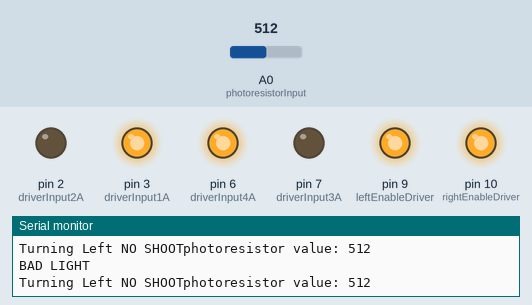
Simulated run of this sketch. Board: Arduino Uno, built with avr-gcc and run on an emulated ATmega328P. Shown: output pins drawn as LEDs (lit = HIGH), the last lines printed to the serial monitor. The inputs (shaded band) are chosen by the test bench; at power-on: A0 (photoresistorInput) = 512. Pins used as bus, display or sensor lines are not drawn.

Above: at 1.2 s.
1.3 s: A0 (photoresistorInput) set to 735
4.3 s: A0 (photoresistorInput) set to 763
At 4.8 s:
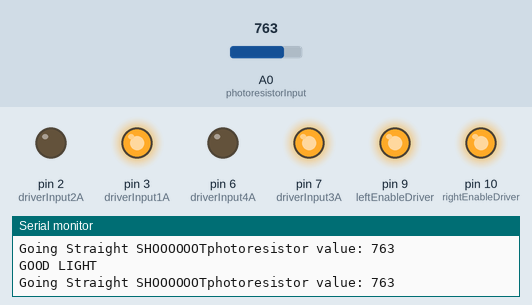
Timing chart, 0 to 7.3 s (numbered marks = the images above; inputs shaded):
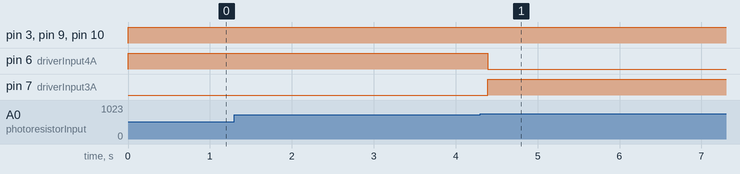

The sketch:

snaprover_test3.ino
```cpp
//L293 information sheet
//http://www.ti.com/lit/ds/symlink/l293d.pdf

//This version adds a disc launcher to pin11.
//In order to hook it up correctly, the Signal contact (second from right on the disc launcher)
//needs to be plugged into pin11 on the Arduino. The negative contact on the disc launcher must
//be connected to ground on the Arduino, and also to the negative contact on the snap rover. The
//postive contact on the snap rover (second from left) needs to be connected to the positive
//contact on the snap rover (+ 9v)

//disc-launcher pin
    const int discLauncherDriver = 11;

//motor IC chip-related pins
  //side L
    const int leftEnableDriver = 9;  //enableDriver12EN
    const int driverInput1A = 3;
    const int driverInput2A = 2;
    //const int driverOutput1Y = pin 3 on IC, goes to motor
    //const int driverOutput2Y = pin 6 on Ic, goes to motor
    int leftMotorEnabled = 1;
    int leftMotorDirection = 0;
    int leftMotorSpeed = 255;
  //side R
    const int rightEnableDriver = 10;  //enableDriver34EN
    const int driverInput3A = 7;
    const int driverInput4A = 6;
    //const int driverOutput3Y = pin 11 on IC, goes to motor
    //const int driverOutput4Y = pin 14 on IC, goes to motor
    int rightMotorEnabled = 1;
    int rightMotorDirection = 0;
    int rightMotorSpeed = 255;
//push button pins
  const int onOffButton = 5;
  int onOffState = 0;
  int previousOnOffState = 0;
  const int secondaryButton = 4;
//photoresistor input
  const int photoresistorInput = A0;
  int photoresistorValue = 0;
  int turnThreshold = 750;   //adjust for how bright is the threshold for turning

void setup() {
  Serial.begin(9600);
  pinMode(secondaryButton, INPUT);
  pinMode(onOffButton, INPUT);
  pinMode(driverInput1A, OUTPUT);
  pinMode(driverInput2A, OUTPUT);
  pinMode(driverInput3A, OUTPUT);
  pinMode(driverInput4A, OUTPUT);
  pinMode(discLauncherDriver, OUTPUT);

  digitalWrite(leftEnableDriver, HIGH);
  digitalWrite(leftEnableDriver, HIGH);
}

void loop() {
//  checkToTurnOnOffMotors();
  decideDirection();
  moveVehicle();
//  previousOnOffState = onOffState;
}

bool checkPhotoresistor() {
  photoresistorValue = analogRead(photoresistorInput);
  Serial.print("photoresistor value: ");
  Serial.println(photoresistorValue);
  if (photoresistorValue > turnThreshold)
  {
    Serial.println("GOOD LIGHT");
    return true;
  }
  else
  {
    Serial.println("BAD LIGHT");
    return false;
  }
}

void turnLeft(){
  //when photoreceptor is getting too shadowed,
  Serial.print("Turning Left ");
  //reverse the wheels on the left
  digitalWrite(driverInput1A, HIGH);
  digitalWrite(driverInput2A, LOW);
  //keep the wheels on the right going forward
  digitalWrite(driverInput3A, LOW);
  digitalWrite(driverInput4A, HIGH);

  //stop the disc launcher
  digitalWrite(discLauncherDriver, HIGH);
  Serial.print("NO SHOOT" );

  //**untested** optional: make it turn left a set amount of time
  //delay(4000);
}

void goStraight(){
  //when photoreceptor has enough light on it
  Serial.print("Going Straight ");
  //make both sides of wheels go forward
  digitalWrite(driverInput1A, HIGH);
  digitalWrite(driverInput2A, LOW);
  digitalWrite(driverInput3A, HIGH);
  digitalWrite(driverInput4A, LOW);

  //start the disc launcher
  digitalWrite(discLauncherDriver, LOW);
  Serial.print("SHOOOOOOT");
}
//// buggy, seems to proc when photoresistor changes straight to left
//void checkToTurnOnOffMotors() {
//  onOffState = digitalRead(onOffButton);
//  if (onOffState != previousOnOffState)
//  {
//    if(onOffState == HIGH)
//    {
//      Serial.println("ON/OFF MOTORS PRESSED");
//      rightMotorEnabled = !rightMotorEnabled;
//      leftMotorEnabled = !leftMotorEnabled;
//      delay(4000);
//    }
//  }
//}

void decideDirection() {
  if (checkPhotoresistor())
  {
    goStraight();
  }
  else
  {
    turnLeft();
  }
}


void moveVehicle() {
  if (rightMotorEnabled == 1)
  {
    analogWrite(rightEnableDriver, rightMotorSpeed);//PWM the enable pin
  }
  else
  {
    analogWrite(rightEnableDriver, 0);
  }


  if (leftMotorEnabled == 1)
  {
    analogWrite(leftEnableDriver, leftMotorSpeed);//PWM the enable pin
  }
  else
  {
    analogWrite(leftEnableDriver, 0);
  }
}
```

Measured:
- the behaviour switches between 750 and 751 on A0 (photoresistorInput) (found by bisection; images 0 and 1)
- after the input at 4.3 s, pin 6 (driverInput4A): HIGH → LOW after 0.09 s; pin 7 (driverInput3A): LOW → HIGH after 0.09 s
